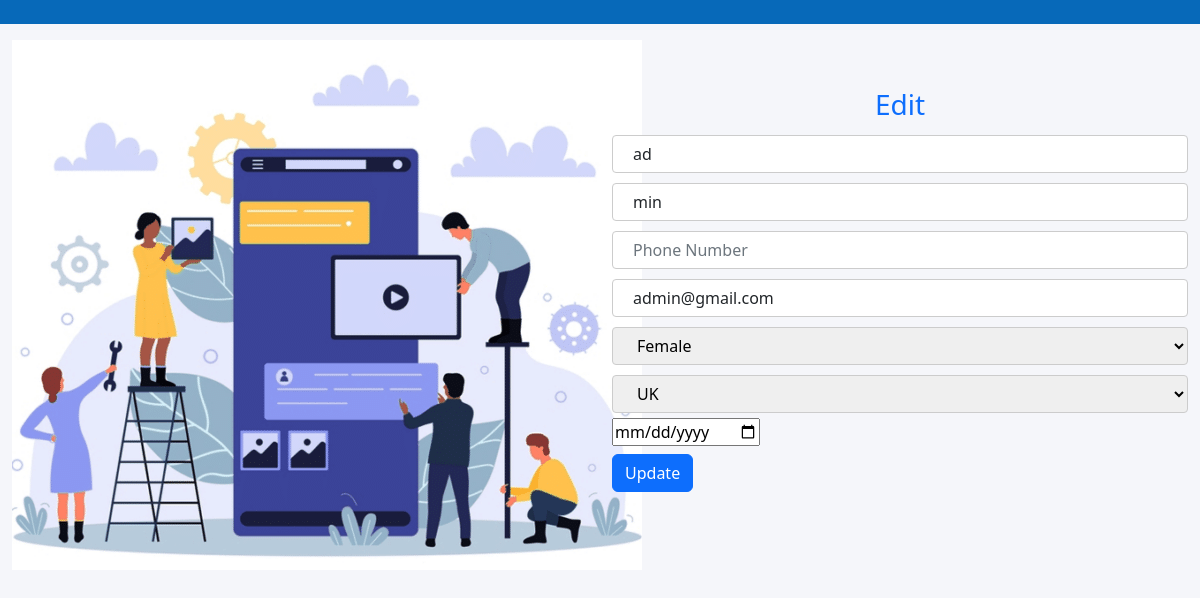
Page /client/editprofile.php?userId=1 on the committed database.
### tables this page shows
CREATE TABLE `user` (
  `id` int(10) NOT NULL,
  `emailid` varchar(100) NOT NULL,
  `password` varchar(100) NOT NULL,
  `role` varchar(100) NOT NULL,
  `fname` varchar(100) NOT NULL,
  `lname` varchar(100) NOT NULL,
  `phoneno` varchar(100) NOT NULL,
  `recommend_ideas` varchar(100) NOT NULL DEFAULT '',
  `gender` varchar(100) NOT NULL,
  `dob` date DEFAULT NULL,
  `country` varchar(10) NOT NULL,
  `assigned_rm` varchar(10) DEFAULT NULL
);

### client/editprofile.php (the view, shortened to what this page needs)
<!DOCTYPE html>
<html lang="en">
<head>
    <link href="https://cdn.jsdelivr.net/npm/bootstrap@5.2.3/dist/css/bootstrap.min.css" rel="stylesheet">
    <link rel="stylesheet" href="./styles/common.css">
</head>
<body >
<div class="container-fluid bgclass">
    <div class="row">
        <div class="col-lg-6">
        </div>
        <div class="col-lg-6" style="display: flex;justify-content: flex-end; align-items: center;">
        </div>
    </div>
</div>
<div class="container-fluid my-3">
    <div class="row">
        <div class="col-lg-6 grid1_2">
            <img src="image/add.png" alt="image1" class="img1">
        </div>
        <div class="col-lg-6 grid1_2 my-5">
            <div style="color:#0d6efd;text-align: center;">
                <h3 class="grid2h3">Edit</h3>
            </div>
            <?php
            include 'db_conn.php';
            $userId = $_GET['userId'];
            $sql = "SELECT * FROM `user` WHERE id='$userId'";
            $result = $con->query($sql);
            if($result){
                if($result->num_rows > 0) {
                    while($row = $result->fetch_assoc()){
                        $fname = $row['fname'];
                        $lname = $row['lname'];
                        $phoneno = $row['phoneno'];
                        $emailid = $row['emailid'];
                        $country = $row['country'];
                        $gender = $row['gender'];
                        $dob = $row['dob'];
                        echo "<form name=\"addClientForm\" method=\"post\" action=\"scripts/editClient.php\">
                <div class=\"row\">
                    <div class=\"singlefield\">
                        <input type=\"text\" id=\"fname\" value='$fname' name=\"fname\" class=\"form-control\" placeholder=\"First Name\">
                    </div>
                    <div class=\"singlefield\">
                        <input type=\"text\" id=\"lname\" name=\"lname\" value='$lname' class=\"form-control\" placeholder=\"Last Name\">
                    </div>
                    <div class=\"singlefield\">
                        <input type=\"tel\" id=\"phoneno\" name=\"phoneno\" value='$phoneno' class=\"form-control\" placeholder=\"Phone Number\">
                    </div>
                    <div class=\"singlefield\">
                        <input type=\"email\" id=\"emailid\" name=\"emailid\" value='$emailid' class=\"form-control\" placeholder=\"Email Id\">
                    </div>
                    <div class=\"singlefield\">
                                <select name=\"gender\" id=\"gender\" value='$gender' placeholder=\"Select Gender\">
                                    <option value=\"Male\">Male</option>
                                    <option value=\"Female\" selected=''>Female</option>
                                    <option value=\"Transgender\">Transgender</option>
                                </select>
                            </div>
                            <div class=\"singlefield\">
                                <select name=\"country\" id=\"country\" value='$country' placeholder=\"Select Gender\">
                                    <option value=\"UK\">UK</option>
                                    <option value=\"USA\">USA</option>
                                    <option value=\"INDIA\">INDIA</option>
                                </select>
                            </div>
                            <div class=\"singlefield\">
                                <input type=\"date\" id=\"dob\" value='$dob' name=\"dob\">
                            </div>
                    <div class=\" mt-2\">
                        <button type=\"submit\" class=\"btn btn-primary\">Update</button>
                    </div>
                </div>
            </form>";
                    }
                }
            }else{
                return "ere";
            }
            ?>
        </div>
    </div>
</div>
</body>
</html>

### client/styles/common.css (style rules this page uses)
input[type=text],input[type=tel], input[type=email],select { width: 100%; padding: 6px 20px !important; margin: 5px 0; display: inline-block; border: 1px solid #ccc; border-radius: 4px; box-sizing: border-box; }
body { background: #f5f6fa; }
.bgclass { background-color: rgb(7, 105, 185); }

### rows in the picture
user: fname "ad", lname "min", emailid "admin@gmail.com", gender "Female", country "UK"
